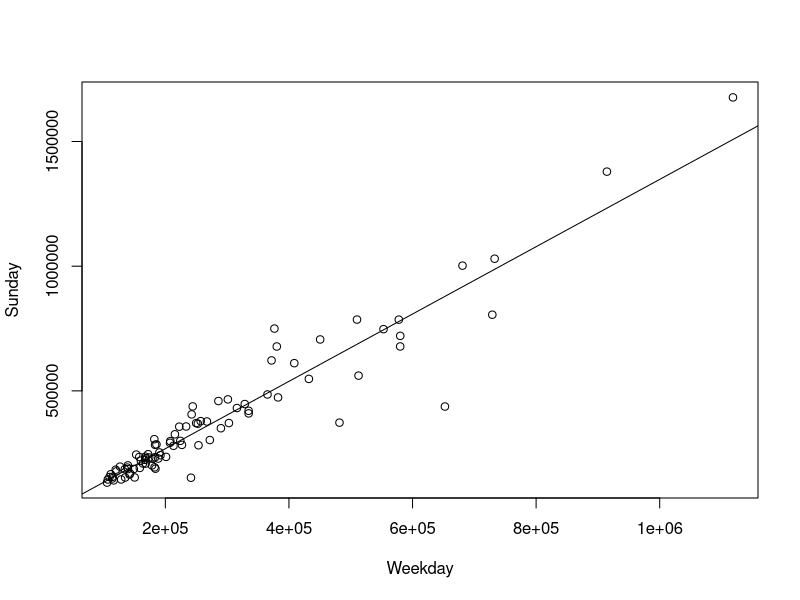
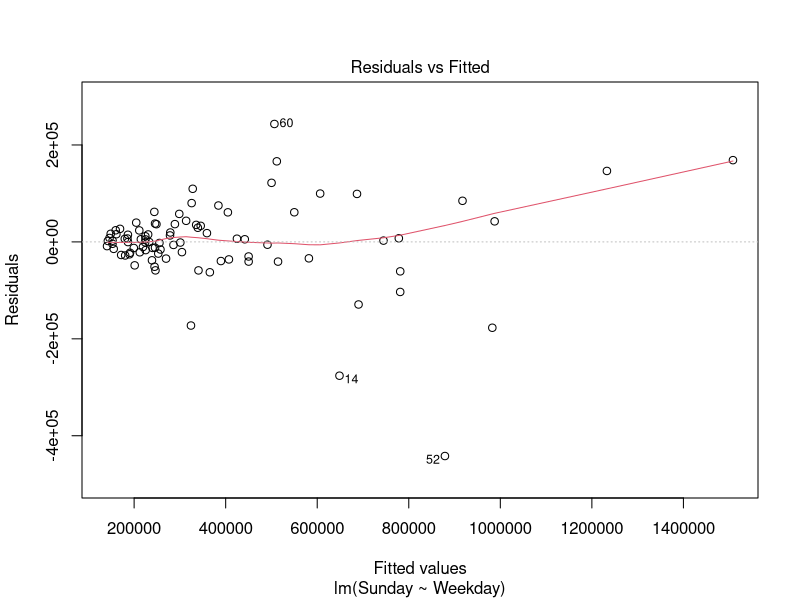
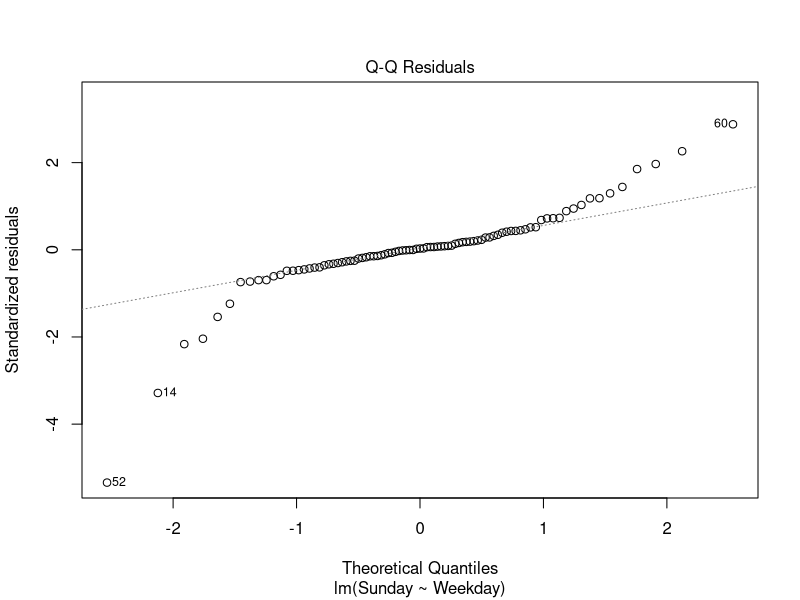
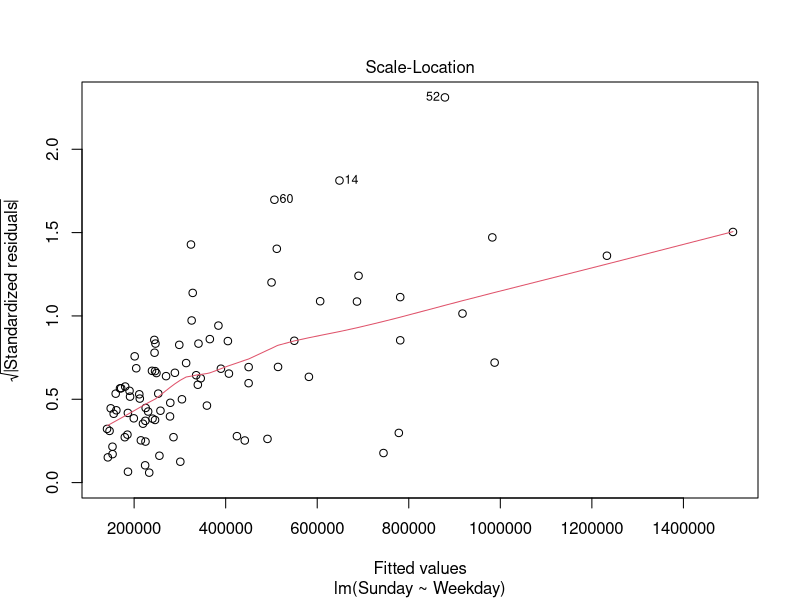
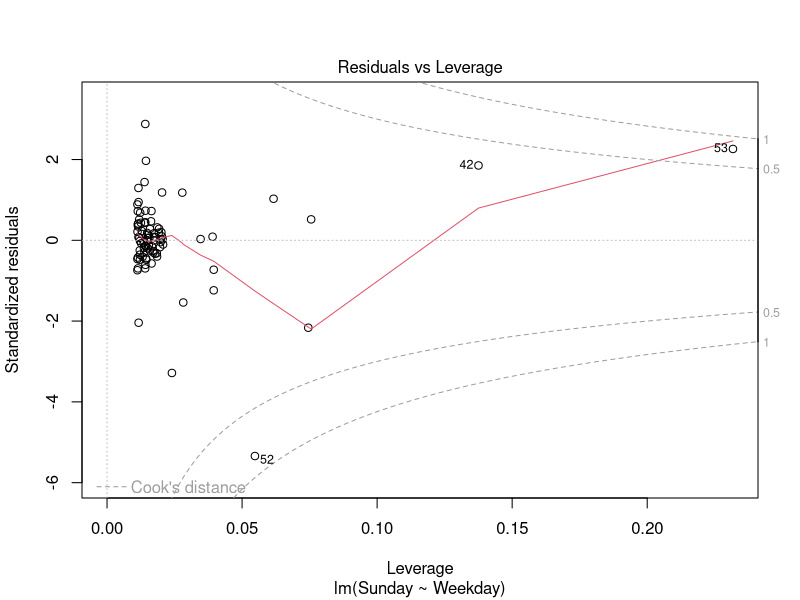

Write the R code that produced these figures, in order.
# Data for weekday and Sunday circulation of 89 US newspapers are
# given in circulation.txt. We are interested in predicting the Sunday 
# circulation of a newspaper that has a weekday circulation of 210,000.

circ <- read.table('HW2 9.23.24/circulation.txt', header=TRUE, sep='\t')
plot(Sunday ~ Weekday, data=circ)
model <- lm(Sunday ~ Weekday, data=circ)
summary(model)
abline(model)
plot(model)

